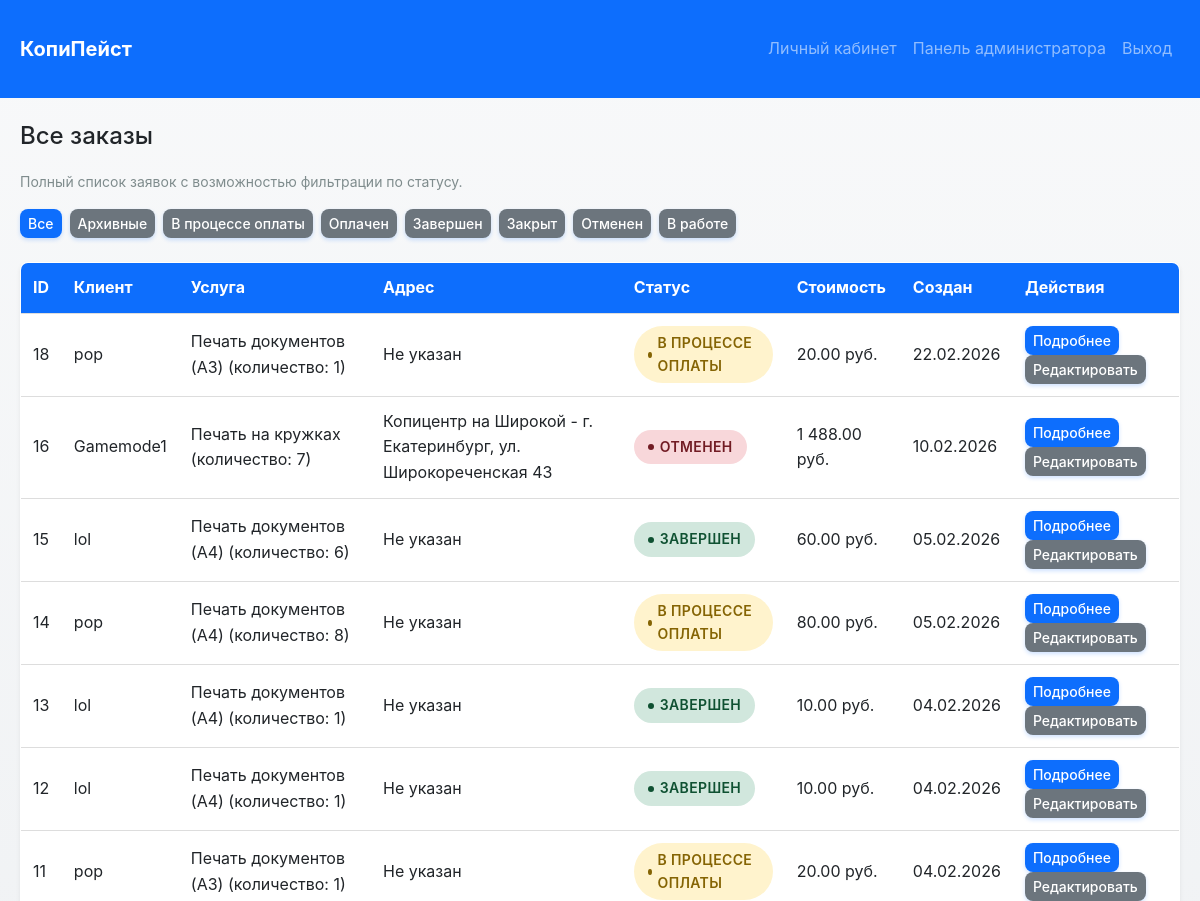
The app's page /admin/orders.php (signed in, upper part), older data.
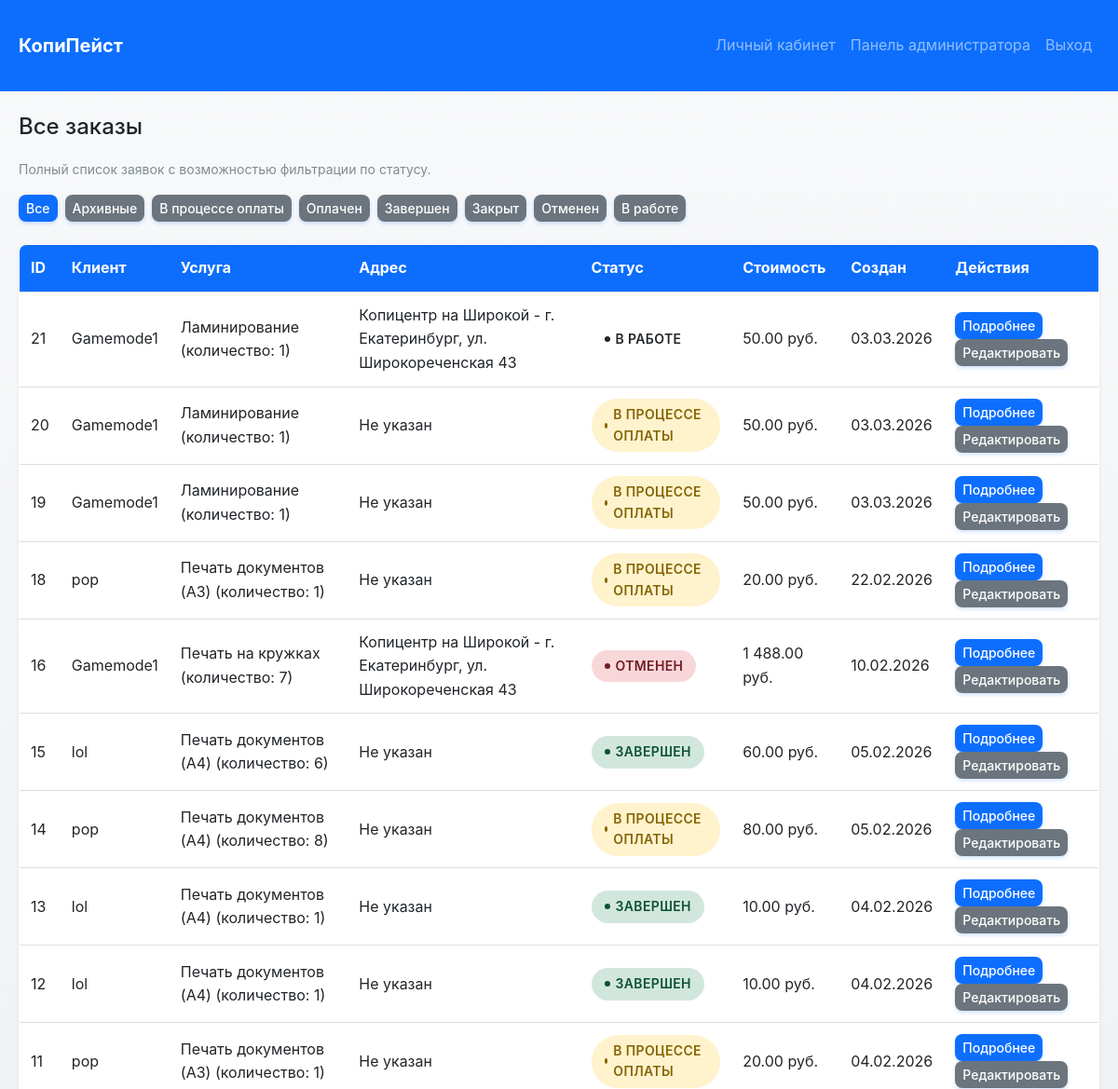
The same page, newer data.
### tables this page shows
CREATE TABLE `status` (
  `status_id` int NOT NULL,
  `status_name` varchar(50) NOT NULL
);

CREATE TABLE `order_` (
  `order_id` int NOT NULL,
  `service_list` text NOT NULL,
  `price` decimal(10,2) NOT NULL,
  `status_id` int NOT NULL,
  `user_id` int NOT NULL,
  `executor_id` int DEFAULT NULL,
  `created_date` timestamp NULL DEFAULT CURRENT_TIMESTAMP
);

CREATE TABLE `user_` (
  `id_user` int NOT NULL,
  `login` varchar(30) NOT NULL,
  `password` varchar(255) NOT NULL,
  `phone_number` varchar(11) NOT NULL,
  `role_id` int NOT NULL,
  `location_id` int DEFAULT NULL COMMENT 'ID закрепленного копицентра для сотрудника'
);

### function/helpers.php (called while the page is built, shortened)
<?php
function formatPrice(float|int $price): string
{
    return number_format($price, 2, '.', ' ') . ' руб.';
}
function formatDate(?string $date): string
{
    try {
        $dt = new DateTime($date);
        return $dt->format('d.m.Y');
    } catch (Exception) {
        return '-';
    }
}
function getStatusBadgeClass($statusId) {
    $classes = [
        1 => 'status-pending',
        2 => 'status-paid',
        3 => 'status-completed',
        4 => 'status-closed',
        5 => 'status-cancelled'
    ];
    return $classes[$statusId] ?? 'status-default';
}

### admin/orders.php (the view, shortened to what this page needs)
<?php
require_once __DIR__ . '/../function/connect.php';
require_once __DIR__ . '/../function/helpers.php';
$statusFilter = $_GET['status'] ?? null;
$where = [];
$params = [];
$whereClause = $where ? "WHERE " . implode(" AND ", $where) : "";
$sql = "SELECT o.*, s.status_name, s.status_id, u.login as client_login
        FROM order_ o
        JOIN status s ON o.status_id = s.status_id
        JOIN user_ u ON o.user_id = u.id_user
        $whereClause
        ORDER BY o.created_date DESC";
$stmt = $pdo->prepare($sql);
$stmt->execute($params);
$orders = $stmt->fetchAll();
$statuses = $pdo->query("SELECT * FROM status ORDER BY status_id")->fetchAll();
$orderAddresses = [];
foreach ($orders as $order) {
    $stmt = $pdo->prepare("SELECT CONCAT(l.location_name, ' - ', l.address) as address_name
                          FROM order_address oa
                          JOIN locations l ON oa.location_id = l.location_id
                          WHERE oa.order_id = ?");
    $stmt->execute([$order['order_id']]);
    $addr = $stmt->fetch();
    $orderAddresses[$order['order_id']] = $addr ? $addr['address_name'] : null;
}
$baseUrl = '..';
require_once __DIR__ . '/../function/layout_start.php';
?>
        <h2>Все заказы</h2>
        <p class="form-hint">Полный список заявок с возможностью фильтрации по статусу.</p>
        <div class="filters">
            <a href="orders.php" class="btn btn-sm <?= ($statusFilter === null || $statusFilter === '') ? 'btn-primary' : 'btn-secondary' ?>">Все</a>
            <a href="orders.php?status=archive" class="btn btn-sm <?= $statusFilter === 'archive' ? 'btn-primary' : 'btn-secondary' ?>">Архивные</a>
            <?php foreach($statuses as $status): ?>
                <a href="orders.php?status=<?= $status['status_id'] ?>" class="btn btn-sm <?= $statusFilter == $status['status_id'] ? 'btn-primary' : 'btn-secondary' ?>">
                    <?= htmlspecialchars($status['status_name']) ?>
                </a>
            <?php endforeach; ?>
        </div>
        <table class="data-table">
            <thead>
                <tr>
                    <th>ID</th>
                    <th>Клиент</th>
                    <th>Услуга</th>
                    <th>Адрес</th>
                    <th>Статус</th>
                    <th>Стоимость</th>
                    <th>Создан</th>
                    <th>Действия</th>
                </tr>
            </thead>
            <tbody>
                <?php foreach($orders as $order): ?>
                    <tr>
                        <td><?= $order['order_id'] ?></td>
                        <td><?= htmlspecialchars($order['client_login']) ?></td>
                        <td><?= htmlspecialchars($order['service_list']) ?></td>
                        <td><?= htmlspecialchars($orderAddresses[$order['order_id']] ?? 'Не указан') ?></td>
                        <td><span class="status-badge <?= getStatusBadgeClass($order['status_id']) ?>"><?= htmlspecialchars($order['status_name']) ?></span></td>
                        <td><?= formatPrice($order['price']) ?></td>
                        <td><?= formatDate($order['created_date']) ?></td>
                        <td>
                            <a href="order_detail.php?id=<?= $order['order_id'] ?>" class="btn btn-sm btn-primary">Подробнее</a>
                            <a href="edit_order.php?id=<?= $order['order_id'] ?>" class="btn btn-sm btn-secondary">Редактировать</a>
                        </td>
                    </tr>
                <?php endforeach; ?>
            </tbody>
        </table>
<?php require_once __DIR__ . '/../function/layout_end.php'; ?>

### function/layout_start.php (shortened to what this page needs)
<?php
$baseUrl = $baseUrl ?? '';
$base = $baseUrl !== '' ? rtrim($baseUrl, '/') . '/' : '';
?>
<!DOCTYPE html>
<html lang="ru">
<head>
    <?php require_once __DIR__ . '/layout_head.php'; ?>
    <link rel="stylesheet" href="<?= $base ?>css/style.css">
    <link rel="stylesheet" href="<?= $base ?>css/components.css">
</head>
<body class="site-body d-flex flex-column min-vh-100">
    <header class="site-header navbar navbar-expand-lg navbar-dark bg-primary">
        <div class="container">
            <a class="navbar-brand fw-bold" href="<?= $base ?>index.php">КопиПейст</a>
            <nav class="collapse navbar-collapse" id="navbarNav">
                <ul class="navbar-nav ms-auto">
                    <?php if (isset($_SESSION['user_id'])): ?>
                        <?php $__roleId = $_SESSION['role_id'] ?? 0; ?>
                        <?php if ($__roleId == 1): ?>
                            <li class="nav-item"><a class="nav-link" href="<?= $base ?>profile/index.php">Личный кабинет</a></li>
                        <?php elseif ($__roleId == 2): ?>
                            <li class="nav-item"><a class="nav-link" href="<?= $base ?>employee/profile.php">Личный кабинет</a></li>
                            <li class="nav-item"><a class="nav-link" href="<?= $base ?>employee/index.php">Панель сотрудника</a></li>
                        <?php elseif ($__roleId >= 3): ?>
                            <li class="nav-item"><a class="nav-link" href="<?= $base ?>admin/profile.php">Личный кабинет</a></li>
                            <li class="nav-item"><a class="nav-link" href="<?= $base ?>admin/index.php">Панель администратора</a></li>
                        <?php endif; ?>
                        <li class="nav-item"><a class="nav-link" href="<?= $base ?>logout.php">Выход</a></li>
                    <?php else: ?>
                        <li class="nav-item"><a class="nav-link" href="<?= $base ?>login/index.php">Вход</a></li>
                        <li class="nav-item"><a class="nav-link" href="<?= $base ?>register/index.php">Регистрация</a></li>
                    <?php endif; ?>
                </ul>
            </nav>
        </div>
    </header>
    <main class="site-main container flex-grow-1 py-4">

### function/layout_head.php (shortened to what this page needs)
<?php
$baseUrl = $baseUrl ?? '.';
?>
<link href="https://cdn.jsdelivr.net/npm/bootstrap@5.3.2/dist/css/bootstrap.min.css" rel="stylesheet">
<link rel="stylesheet" href="https://cdn.jsdelivr.net/npm/bootstrap-icons@1.11.3/font/bootstrap-icons.min.css">
<link rel="stylesheet" href="<?= $baseUrl ?>/css/style.css">

### function/layout_end.php (shortened to what this page needs)
    </main>
</body>
</html>

### css/style.css (style rules this page uses)
:root { --cp-primary: #0d6efd; --cp-primary-hover: #0b5ed7; --cp-primary-light: #cfe2ff; --cp-secondary: #6c757d; --cp-success: #198754; --cp-danger: #dc3545; --cp-warning: #ffc107; --cp-info: #0dcaf0; --cp-light: #f8f9fa; --cp-dark: #212529; --cp-gradient-primary: linear-gradient(135deg, #667eea 0%, #764ba2 100%); --cp-gradient-success: linear-gradient(135deg, #81FBB8 0%, #28C76F 100%); --cp-border: #dee2e6; --cp-border-light: #e9ecef; --cp-radius: 0.5rem; --cp-radius-sm: 0.25rem; --cp-radius-lg: 0.75rem; --cp-shadow: 0 0.125rem 0.25rem rgba(0, 0, 0, 0.075); --cp-shadow-md: 0 0.25rem 0.5rem rgba(0, 0, 0, 0.1); --cp-shadow-lg: 0 0.5rem 1rem rgba(0, 0, 0, 0.15); --cp-shadow-hover: 0 0.75rem 1.5rem rgba(0, 0, 0, 0.2); --cp-transition: all 0.3s cubic-bezier(0.4, 0, 0.2, 1); --cp-transition-fast: all 0.15s ease-in-out; --cp-font-sans: -apple-system, BlinkMacSystemFont, 'Segoe UI', Roboto, 'Helvetica Neue', Arial, sans-serif; --cp-font-mono: 'Monaco', 'Courier New', monospace; }
* { margin: 0; padding: 0; box-sizing: border-box; }
body, .site-body { font-family: var(--cp-font-sans); line-height: 1.6; color: var(--cp-dark); background: linear-gradient(to bottom, #f8f9fa 0%, #e9ecef 100%); min-height: 100vh; }
.container { max-width: 1200px; margin: 0 auto; padding: 20px; }
header:not(.navbar), .site-header .navbar-brand { color: #fff !important; }
header .container { display: flex; justify-content: space-between; align-items: center; }
.site-main h2 { margin-bottom: 1.25rem; font-size: 1.5rem; color: var(--cp-dark); }
.btn { display: inline-flex; align-items: center; justify-content: center; gap: 0.5rem; padding: 0.625rem 1.25rem; background-color: var(--cp-primary); color: #fff; text-decoration: none; border: none; border-radius: var(--cp-radius); cursor: pointer; font-size: 1rem; font-weight: 500; transition: var(--cp-transition-fast); box-shadow: 0 2px 4px rgba(13, 110, 253, 0.2); position: relative; overflow: hidden; }
.btn::before { content: ''; position: absolute; top: 50%; left: 50%; width: 0; height: 0; border-radius: 50%; background: rgba(255, 255, 255, 0.3); transform: translate(-50%, -50%); transition: width 0.6s, height 0.6s; }
.btn-primary { background-color: var(--cp-primary); }
.btn-secondary { background-color: var(--cp-secondary); }
.btn-sm { padding: 0.25rem 0.5rem; font-size: 0.875rem; }
.form-hint, .order-total-hint { font-size: 0.875rem; color: #7f8c8d; margin-bottom: 1rem; }
.data-table { width: 100%; border-collapse: collapse; background: #fff; border-radius: var(--cp-radius); overflow: hidden; box-shadow: var(--cp-shadow); border: 1px solid var(--cp-border); margin-bottom: 1.5rem; }
.data-table thead { background-color: var(--cp-primary); color: #fff; }
.data-table th, .data-table td { padding: 0.75rem; text-align: left; border-bottom: 1px solid #ddd; }
.status-badge { display: inline-flex; align-items: center; gap: 0.375rem; padding: 0.375rem 0.875rem; border-radius: 50rem; font-size: 0.875rem; font-weight: 600; text-transform: uppercase; letter-spacing: 0.025em; animation: fadeIn 0.3s ease-in; }
.status-badge::before { content: ''; width: 6px; height: 6px; border-radius: 50%; background: currentColor; animation: pulse 2s infinite; }
.status-pending { background-color: #fff3cd; color: #856404; }
.status-completed { background-color: #d1e7dd; color: #0f5132; }
.status-cancelled { background-color: #f8d7da; color: #721c24; }
.filters { display: flex; gap: 0.5rem; flex-wrap: wrap; margin-bottom: 1.5rem; }

Row changes from the older to the newer data that the page shows:
added order_: order_id "21", user.login "Gamemode1", service_list "Ламинирование (количество: 1)", order_id "Копицентр на Широкой - г. Екатеринбург, ул. Широкореченская 43", status.status_name "В РАБОТЕ", price "50.00 руб.", created_date "03.03.2026"
added order_: order_id "20", user.login "Gamemode1", service_list "Ламинирование (количество: 1)", order_id "Не указан", status.status_name "В ПРОЦЕССЕ ОПЛАТЫ", price "50.00 руб.", created_date "03.03.2026"
added order_: order_id "19", user.login "Gamemode1", service_list "Ламинирование (количество: 1)", order_id "Не указан", status.status_name "В ПРОЦЕССЕ ОПЛАТЫ", price "50.00 руб.", created_date "03.03.2026"
